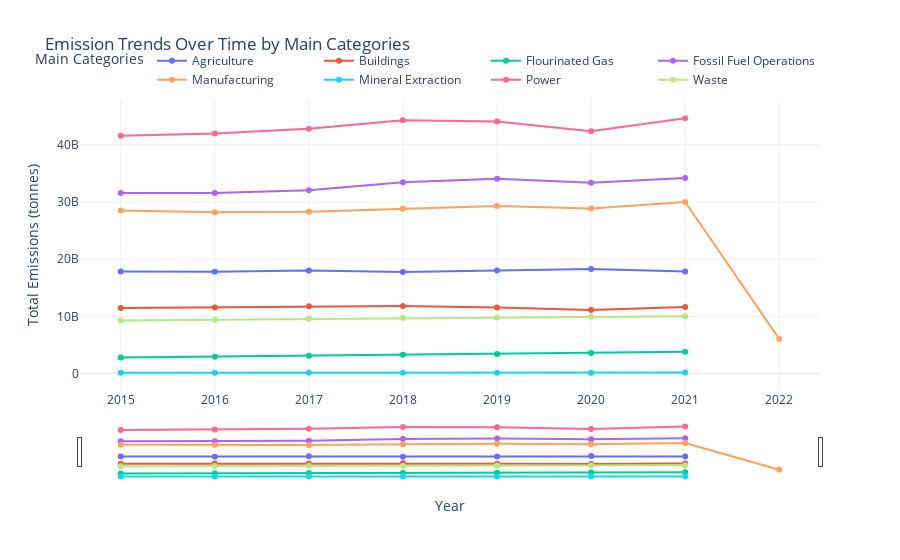

Here is the notebook cell this chart was saved with:
### Code cell
# Define categories and their subcategories
categories = {
    "Agriculture": [
        "synthetic-fertilizer-application", "cropland-fires", "enteric-fermentation",
        "manure-management", "other-agriculture-soil-emissions", "rice-cultivation"
    ],
    "Buildings": [
        "other-onsite-fuel-usage", "residential-and-commercial-onsite-fuel-usage"
    ],
    "Flourinated Gas": ["fluorinated-gases"],
    "Fossil Fuel Operations": [
        "coal-mining", "oil-and-gas-production-and-transport",
        "oil-and-gas-refining", "other-fossil-fuel-operations", "solid-fuel-transformation"
    ],
    "Manufacturing": [
        "aluminum", "cement", "chemicals", "other-manufacturing", "pulp-and-paper", "steel"
    ],
    "Mineral Extraction": [
        "bauxite-mining", "copper-mining", "iron-mining", "rock-quarrying", "sand-quarrying"
    ],
    "Power": ["electricity-generation", "other-energy-use"],
    "Waste": [
        "biological-treatment-of-solid-waste-&-biogenic", "incineration-and-open-burning-of-waste",
        "solid-waste-disposal", "wastewater-treatment-and-discharge"
    ],
}

try:
    # Load the dataset
    df = pd.read_csv(file_path, low_memory=False)

    # Ensure 'emissions_quantity' is numeric and filter non-null values
    df['emissions_quantity'] = pd.to_numeric(df['emissions_quantity'], errors='coerce')
    df['start_time'] = pd.to_datetime(df['start_time'], errors='coerce')

    # Filter non-null emissions and valid dates
    filtered_df = df[df['emissions_quantity'].notnull() & df['start_time'].notnull()].copy()

    # Extract year from 'start_time'
    filtered_df['year'] = filtered_df['start_time'].dt.year

    # Map subcategories to main categories
    subcategory_to_category = {sub: cat for cat, sublist in categories.items() for sub in sublist}
    filtered_df['main_category'] = filtered_df['original_inventory_sector'].map(subcategory_to_category)

    # Drop rows with unmapped categories and zero emissions
    filtered_df = filtered_df[filtered_df['main_category'].notnull() & (filtered_df['emissions_quantity'] > 0)]

    # Group by year and main category
    category_trends = filtered_df.groupby(['year', 'main_category'])['emissions_quantity'].sum().unstack()

    # Drop empty columns (if any)
    category_trends = category_trends.dropna(how='all', axis=1)

    # Create a multi-axis zoomable plot with trends for each category
    fig = go.Figure()

    for category in category_trends.columns:
        fig.add_trace(go.Scatter(
            x=category_trends.index,
            y=category_trends[category],
            mode='lines+markers',
            name=category
        ))

    # Update layout for interactivity and multi-axis
    fig.update_layout(
        title='Emission Trends Over Time by Main Categories',
        xaxis_title='Year',
        yaxis_title='Total Emissions (tonnes)',
        template='plotly_white',
        hovermode='x unified',
        legend_title_text='Main Categories',
        legend=dict(orientation='h', yanchor='bottom', y=1.02, xanchor='right', x=1)
    )

    fig.update_xaxes(rangeslider_visible=True)
    fig.update_yaxes(fixedrange=False)

    # Save the plot as PNG
    output_file = "/Users/nehanavarkar/Desktop/emission_trends_main_categories.png"
    pio.write_image(fig, output_file, format='png', width=1200, height=800)
    print(f"Plot saved as PNG: {output_file}")

    # Show the plot
    fig.show()

except Exception as e:
    print(f"An error occurred: {e}")

### Figure 1 — Plotly figure (JSON) as saved in the notebook; plotly's stock layout.template omitted (floating-point values rounded to 4 significant figures)
{"data": [{"mode": "lines+markers", "name": "Agriculture", "type": "scatter", "x": [2015, 2016, 2017, 2018, 2019, 2020, 2021, 2022], "y": [17850000000.0, 17810000000.0, 18040000000.0, 17740000000.0, 18040000000.0, 18300000000.0, 17870000000.0, null]}, {"mode": "lines+markers", "name": "Buildings", "type": "scatter", "x": [2015, 2016, 2017, 2018, 2019, 2020, 2021, 2022], "y": [11460000000.0, 11580000000.0, 11770000000.0, 11800000000.0, 11570000000.0, 11130000000.0, 11650000000.0, null]}, {"mode": "lines+markers", "name": "Flourinated Gas", "type": "scatter", "x": [2015, 2016, 2017, 2018, 2019, 2020, 2021, 2022], "y": [2800000000.0, 2947000000.0, 3118000000.0, 3287000000.0, 3445000000.0, 3614000000.0, 3810000000.0, null]}, {"mode": "lines+markers", "name": "Fossil Fuel Operations", "type": "scatter", "x": [2015, 2016, 2017, 2018, 2019, 2020, 2021, 2022], "y": [31570000000.0, 31560000000.0, 32070000000.0, 33460000000.0, 34070000000.0, 33380000000.0, 34210000000.0, null]}, {"mode": "lines+markers", "name": "Manufacturing", "type": "scatter", "x": [2015, 2016, 2017, 2018, 2019, 2020, 2021, 2022], "y": [28510000000.0, 28200000000.0, 28270000000.0, 28840000000.0, 29280000000.0, 28850000000.0, 30000000000.0, 6063674157]}, {"mode": "lines+markers", "name": "Mineral Extraction", "type": "scatter", "x": [2015, 2016, 2017, 2018, 2019, 2020, 2021, 2022], "y": [154637493, 159942147, 159783414, 163227780, 165067158, 163800000.0, 167800000.0, null]}, {"mode": "lines+markers", "name": "Power", "type": "scatter", "x": [2015, 2016, 2017, 2018, 2019, 2020, 2021, 2022], "y": [41570000000.0, 41980000000.0, 42790000000.0, 44310000000.0, 44080000000.0, 42380000000.0, 44630000000.0, null]}, {"mode": "lines+markers", "name": "Waste", "type": "scatter", "x": [2015, 2016, 2017, 2018, 2019, 2020, 2021, 2022], "y": [9281000000.0, 9413000000.0, 9572000000.0, 9728000000.0, 9825000000.0, 9927000000.0, 10020000000.0, null]}], "layout": {"autosize": true, "hovermode": "x unified", "legend": {"orientation": "h", "title": {"text": "Main Categories"}, "x": 1, "xanchor": "right", "y": 1.02, "yanchor": "bottom"}, "title": {"text": "Emission Trends Over Time by Main Categories"}, "xaxis": {"autorange": true, "range": [2015.0, 2022.0], "rangeslider": {"autorange": true, "range": [2015.0, 2022.0], "visible": true, "yaxis": {"_template": null, "rangemode": "match"}}, "title": {"text": "Year"}, "type": "linear"}, "yaxis": {"autorange": true, "fixedrange": false, "range": [-4128000000.0, 48920000000.0], "title": {"text": "Total Emissions (tonnes)"}, "type": "linear"}}}
